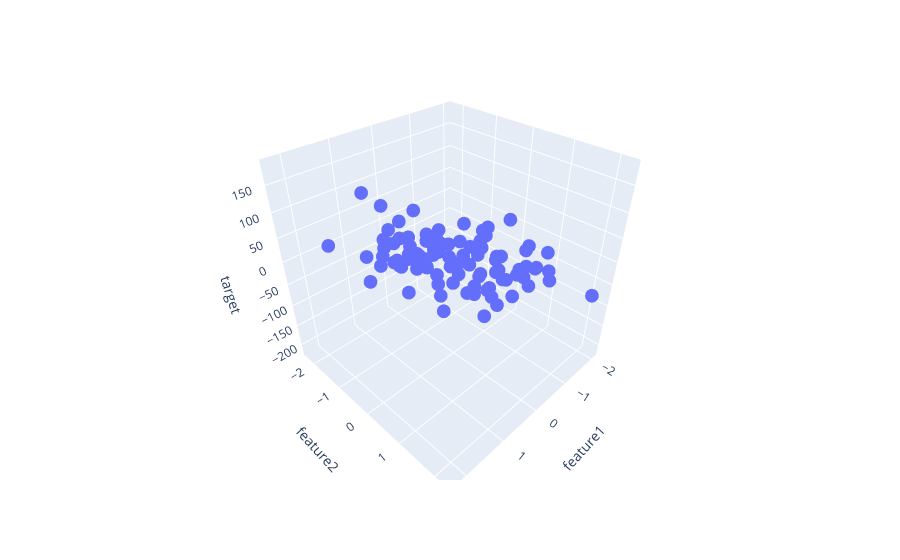

This figure's notebook cell:
### Code cell
px.scatter_3d(df, x="feature1", y="feature2", z="target")
